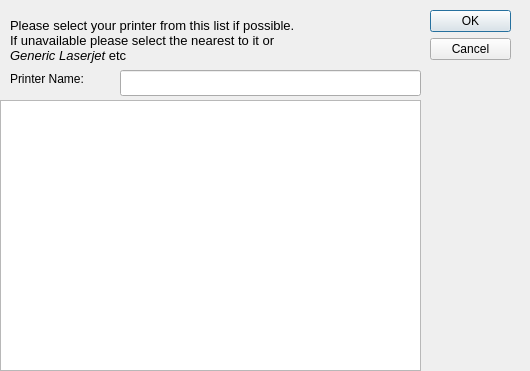
<?xml version="1.0" encoding="UTF-8"?>
<ui version="4.0">
 <class>ptseldlg</class>
 <widget class="QDialog" name="ptseldlg">
  <property name="geometry">
   <rect>
    <x>0</x>
    <y>0</y>
    <width>530</width>
    <height>371</height>
   </rect>
  </property>
  <property name="windowTitle">
   <string>Select printer type</string>
  </property>
  <widget class="QDialogButtonBox" name="buttonBox">
   <property name="geometry">
    <rect>
     <x>430</x>
     <y>10</y>
     <width>81</width>
     <height>241</height>
    </rect>
   </property>
   <property name="orientation">
    <enum>Qt::Vertical</enum>
   </property>
   <property name="standardButtons">
    <set>QDialogButtonBox::Cancel|QDialogButtonBox::Ok</set>
   </property>
  </widget>
  <widget class="QListWidget" name="ptrlist">
   <property name="geometry">
    <rect>
     <x>0</x>
     <y>100</y>
     <width>421</width>
     <height>271</height>
    </rect>
   </property>
   <property name="toolTip">
    <string>Select the nearest printer to your printer type here</string>
   </property>
   <property name="selectionMode">
    <enum>QAbstractItemView::SingleSelection</enum>
   </property>
  </widget>
  <widget class="QLabel" name="label">
   <property name="geometry">
    <rect>
     <x>10</x>
     <y>10</y>
     <width>391</width>
     <height>61</height>
    </rect>
   </property>
   <property name="text">
    <string>&lt;!DOCTYPE HTML PUBLIC &quot;-//W3C//DTD HTML 4.0//EN&quot; &quot;http://www.w3.org/TR/REC-html40/strict.dtd&quot;&gt;
&lt;html&gt;&lt;head&gt;&lt;meta name=&quot;qrichtext&quot; content=&quot;1&quot; /&gt;&lt;style type=&quot;text/css&quot;&gt;
p, li { white-space: pre-wrap; }
&lt;/style&gt;&lt;/head&gt;&lt;body style=&quot; font-family:'Sans'; font-size:10pt; font-weight:400; font-style:normal;&quot;&gt;
&lt;p style=&quot; margin-top:0px; margin-bottom:0px; margin-left:0px; margin-right:0px; -qt-block-indent:0; text-indent:0px;&quot;&gt;Please select your printer from this list if possible.&lt;/p&gt;
&lt;p style=&quot; margin-top:0px; margin-bottom:0px; margin-left:0px; margin-right:0px; -qt-block-indent:0; text-indent:0px;&quot;&gt;If unavailable please select the nearest to it or&lt;/p&gt;
&lt;p style=&quot; margin-top:0px; margin-bottom:0px; margin-left:0px; margin-right:0px; -qt-block-indent:0; text-indent:0px;&quot;&gt;&lt;span style=&quot; font-style:italic;&quot;&gt;Generic Laserjet&lt;/span&gt; etc&lt;/p&gt;&lt;/body&gt;&lt;/html&gt;</string>
   </property>
  </widget>
  <widget class="QLabel" name="label_2">
   <property name="geometry">
    <rect>
     <x>10</x>
     <y>70</y>
     <width>101</width>
     <height>18</height>
    </rect>
   </property>
   <property name="text">
    <string>Printer Name:</string>
   </property>
  </widget>
  <widget class="QLineEdit" name="ptrname">
   <property name="geometry">
    <rect>
     <x>120</x>
     <y>70</y>
     <width>301</width>
     <height>26</height>
    </rect>
   </property>
   <property name="readOnly">
    <bool>true</bool>
   </property>
  </widget>
 </widget>
 <tabstops>
  <tabstop>ptrname</tabstop>
  <tabstop>ptrlist</tabstop>
  <tabstop>buttonBox</tabstop>
 </tabstops>
 <resources/>
 <connections>
  <connection>
   <sender>buttonBox</sender>
   <signal>accepted()</signal>
   <receiver>ptseldlg</receiver>
   <slot>accept()</slot>
   <hints>
    <hint type="sourcelabel">
     <x>248</x>
     <y>254</y>
    </hint>
    <hint type="destinationlabel">
     <x>157</x>
     <y>274</y>
    </hint>
   </hints>
  </connection>
  <connection>
   <sender>buttonBox</sender>
   <signal>rejected()</signal>
   <receiver>ptseldlg</receiver>
   <slot>reject()</slot>
   <hints>
    <hint type="sourcelabel">
     <x>316</x>
     <y>260</y>
    </hint>
    <hint type="destinationlabel">
     <x>286</x>
     <y>274</y>
    </hint>
   </hints>
  </connection>
 </connections>
</ui>
